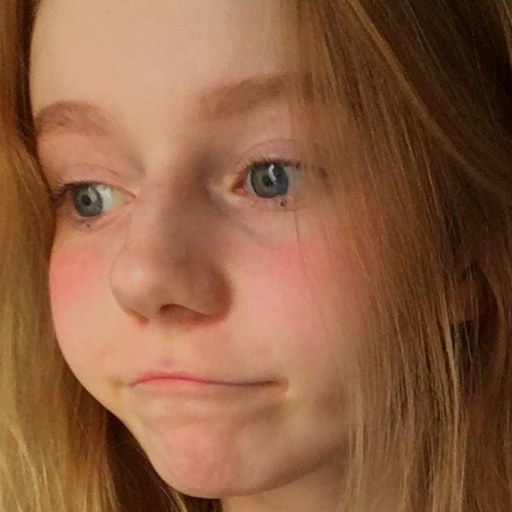
#> input picture ASCII_img/girl.png, 512 x 512 px
$ python ASCII_img.py
#> lines starting #> are read from the running program, lines starting #| are printed output that depends on the picture
from PIL import Image

# Replace "girl.png" with your image within the directory.
im = Image.open("girl.png")
#> im is the input picture: PIL image 512x512 RGBA; mean R, G, B, A 141.5, 94.6, 65.1, 255
im = im.resize((int(im.width / 2), int(im.height / 4)))
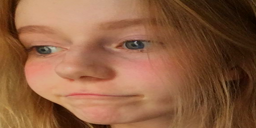
#> im: PIL image 256x128 RGBA; mean R, G, B, A 141.5, 94.6, 65.1, 255

width, height = im.size
#> width = 256; height = 128

# ASCII text is gonna be created using #, $, and @.
# You can change these to any symbols you want for customization.
ASCII_char = ['#', '$', '@']
ASCII_text = ''

max_brightness = 0
min_brightness = 255

# Here we are finding the brigthest, and the darkest pixel's brightness in the given image.
# So later we can assign the each ASCII symbol to a pixel depending on it's relative brightness.
for w in range(width):
    for h in range(height):
        rgb = im.getpixel((w, h))
        brightness = (rgb[0] + rgb[1] + rgb[2])/3

        if brightness > max_brightness:
            max_brightness = brightness

        if brightness < min_brightness:
            min_brightness = brightness
#> after the loop, max_brightness = 188.3; min_brightness = 4.67

# Here comes the creating ASCII text part.
# If the given pixel is darker lets assign the first ASCII symbol. And so on ...
# Also adding a new line to the ASCII text everytime the loop is at the end of an image width.
for h in range(height):
    for w in range(width):
        rgb1 = im.getpixel((w, h))
        brightness1 = (rgb1[0] + rgb1[1] + rgb1[2])/3

        if brightness1 < min_brightness + (max_brightness - min_brightness)/3*1:
            ASCII_text += ASCII_char[0]
        elif brightness1 < min_brightness + (max_brightness - min_brightness)/3*2:
            ASCII_text += ASCII_char[1]
        else:
            ASCII_text += ASCII_char[2]

        if w == width-1:
            ASCII_text += '\n'

# Printing the ASCII text to the terminal.
print(ASCII_text)
